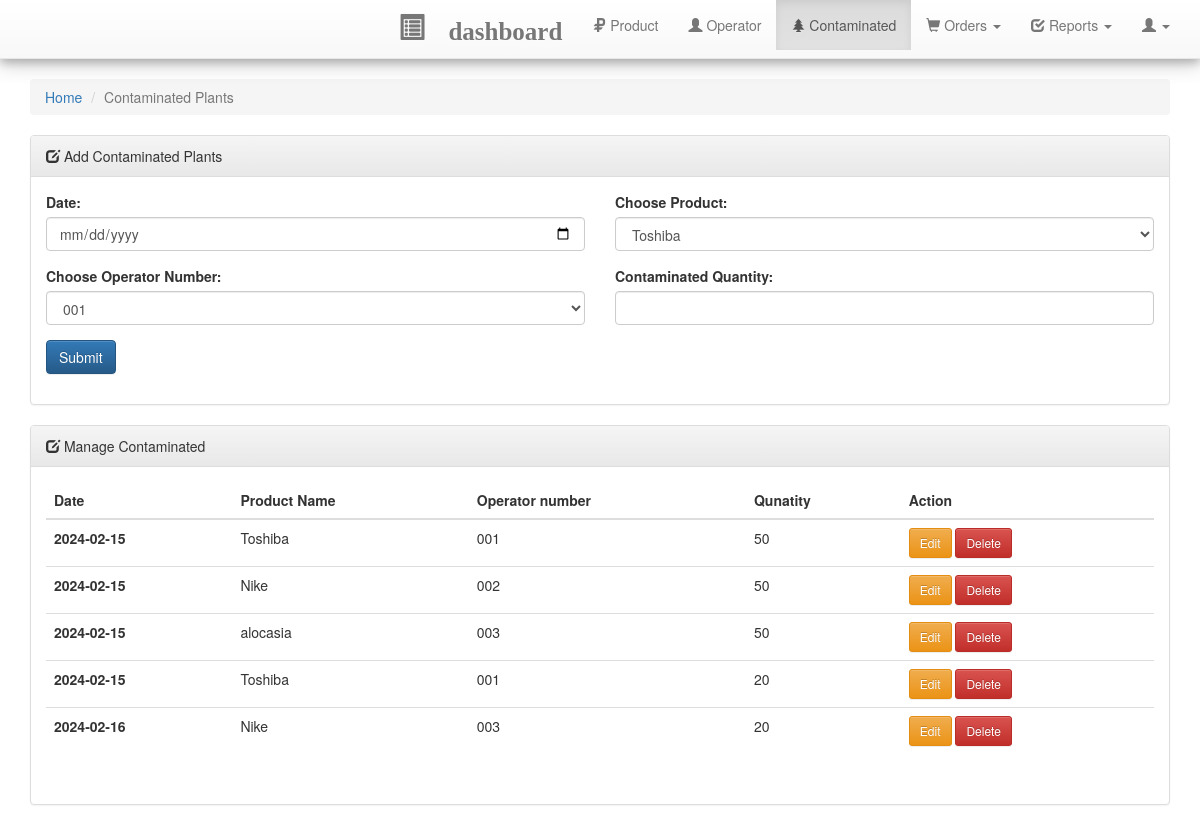
The app's page /contaminated.php (signed in), older data.
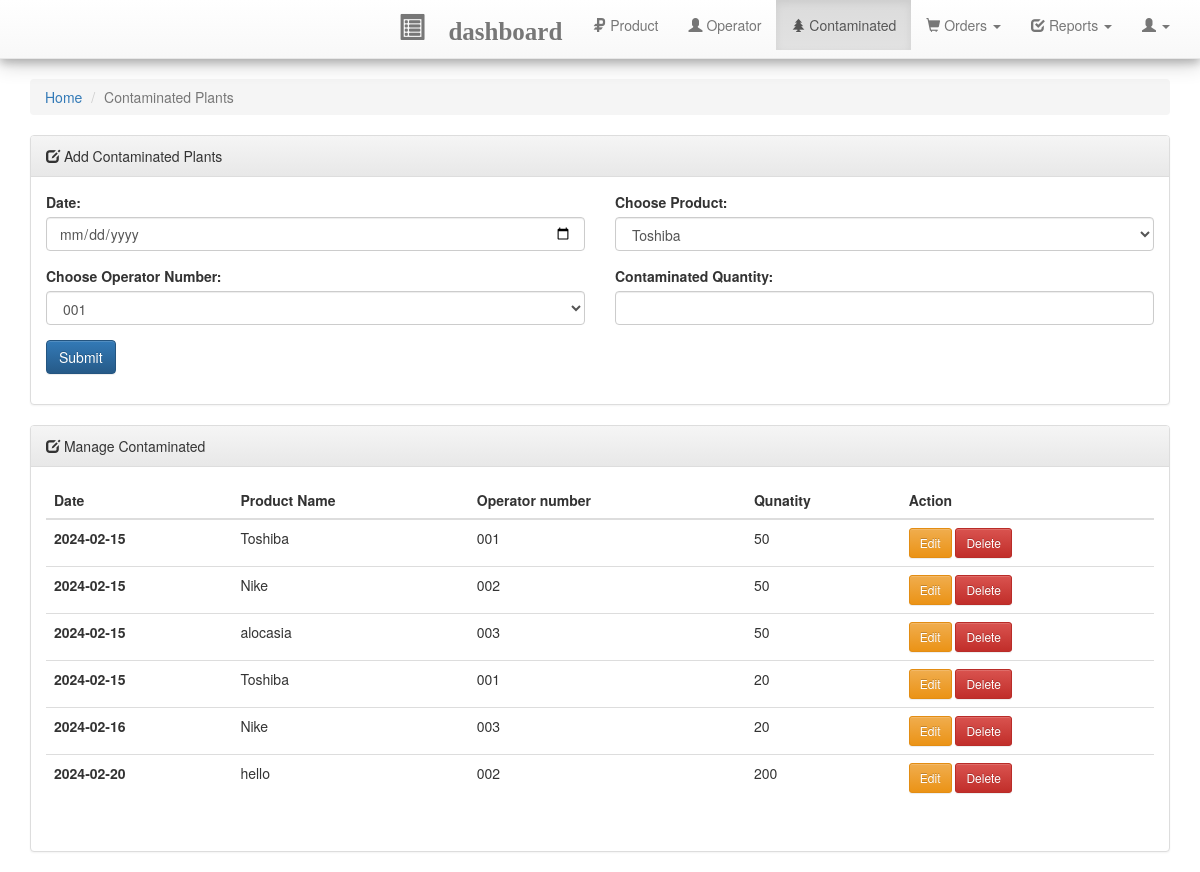
The same page, newer data.
### tables this page shows
CREATE TABLE `contaminated_plants` (
  `contaminated_id` int(11) NOT NULL,
  `contaminated_date` date NOT NULL,
  `product_id` bigint(11) NOT NULL,
  `operator_number` varchar(50) NOT NULL,
  `contaminated_quantity` int(11) NOT NULL
);

CREATE TABLE `product` (
  `product_id` int(11) NOT NULL,
  `product_date` date DEFAULT NULL,
  `product_name` varchar(255) NOT NULL,
  `quantity` varchar(255) NOT NULL,
  `rate` varchar(255) NOT NULL,
  `wholesale` varchar(255) NOT NULL,
  `thb` varchar(255) NOT NULL,
  `active` int(11) NOT NULL DEFAULT 0,
  `status` int(11) NOT NULL DEFAULT 0
);

### contaminated.php (the view, shortened to what this page needs)
<?php require_once 'includes/header.php'; ?>
<div class="row">
	<div class="col-md-12">
		<ol class="breadcrumb">
		  <li><a href="dashboard.php">Home</a></li>
		  <li class="active">Contaminated Plants</li>
		</ol>
		<div class="panel panel-default">
			<div class="panel-heading">
				<div class="page-heading"> <i class="glyphicon glyphicon-edit"></i> Add Contaminated Plants</div>
			</div>
			<div class="panel-body">
				<div>
					<form method="post" action="php_action/createContaminated.php">
						<div class="row d-flex align-items-center justify-content-center">
							<div class="col-sm-6 form-group">
								<label for="date">Date:</label>
								<input class="form-control" type="date" id="date" name="contaminated_date" required>
							</div>
							<div class="col-sm-6 form-group">
								<label for="product">Choose Product:</label>
								<select class="form-control" name="product_id" id="product" required>
									<?php
									$conn = new mysqli($servername, $username, $password, $dbname);
									$sql = "SELECT * FROM product WHERE status = 1 AND active = 1 AND quantity>0";
									$result = $conn->query($sql);
									if ($result->num_rows > 0) {
									    while ($row = $result->fetch_assoc()) {
									        echo '<option value="' . $row["product_id"] . '">' . $row["product_name"] . '</option>';
									    }
									} else {
									    echo '<option value="">No products found</option>';
									}
									?>
								</select>
							</div>
							<div class="col-sm-6 form-group">
								<label for="operator_number">Choose Operator Number:</label>
								<select class="form-control" name="operator_number" id="operator_number" required>
									<option value="001">001</option>
								</select>
							</div>
							<div class="col-sm-6 form-group">
								<label for="contaminated_quantity">Contaminated Quantity:</label>
								<input class="form-control" type="number" name="contaminated_quantity" required>
							</div>
							<div class="col-sm-6 mt-2 form-group d-flex align-items-center justify-content-end">
								<button class="btn btn-md btn-primary btn-outline-success" type="sucess">Submit</button>
							</div>
						</div>
					</form>
				</div>
			</div>
		</div>
		<div class="panel panel-default">
			<div class="panel-heading">
				<div class="page-heading"> <i class="glyphicon glyphicon-edit"></i> Manage Contaminated</div>
			</div>
			<div class="panel-body">
				<div>
					<div class="row d-flex align-items-center justify-content-center">
						<div class="col-sm-12 form-group">
							<table class="table">
							  <thead>
							    <tr>
							      <th scope="col">Date</th>
							      <th scope="col">Product Name</th>
							      <th scope="col">Operator number</th>
							      <th scope="col">Qunatity</th>
							      <th scope="col">Action</th>
							    </tr>
							  </thead>
							  <tbody>
									<?php
									    $sqlOper = "SELECT cp.contaminated_id, cp.contaminated_date, cp.product_id, cp.operator_number, cp.contaminated_quantity, p.product_name
									                FROM contaminated_plants cp
									                INNER JOIN product p ON p.product_id = cp.product_id";
									    $resultOper = $connect->query($sqlOper);
									    if ($resultOper->num_rows > 0) {
									        while ($rowOper = $resultOper->fetch_assoc()) {
									            echo '<tr>';
									            echo '<th scope="row">' . $rowOper["contaminated_date"] . '</th>';
									            echo '<td>' . $rowOper["product_name"] . '</td>';
									            echo '<td>' . $rowOper["operator_number"] . '</td>';
									            echo '<td>' . $rowOper["contaminated_quantity"] . '</td>';
									            echo '<td>
									                    <a class="btn btn-sm btn-warning" href="editContaminated.php?id=' . $rowOper["contaminated_id"] . '&qua=' . $rowOper["contaminated_quantity"] . '">Edit</a>
									                    <a class="btn btn-sm btn-danger" href="php_action/deleteContaminated.php?id=' . $rowOper["contaminated_id"] . '&pid='.$rowOper["product_id"].'">Delete</a>
									                  </td>';
									            echo '</tr>';
									        }
									    } else {
									        echo '';
									    }
									?>
								</tbody>
							</table>
						</div>
					</div>
				</div>
			</div>
		</div>
	</div>
</div>
<?php require_once 'includes/footer.php'; ?>

Row changes from the older to the newer data that the page shows:
added contaminated_plants: contaminated_date "2024-02-20", product.product_name "hello", operator_number "002", contaminated_quantity "200"
